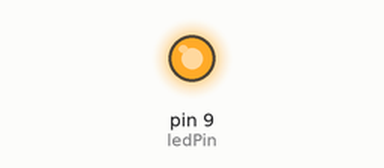
This sketch was run on a simulated Arduino Uno, built with avr-gcc and run on an emulated ATmega328P. On the bench: output pins drawn as LEDs (lit = HIGH).

Above: at 2.1 s.
At 8.1 s:
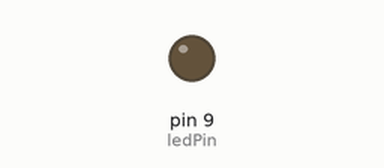
Timing chart, 0 to 15.7 s (numbered marks = the images above):
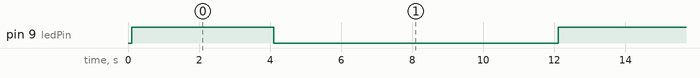

Measured:
- by itself, pin 9 (ledPin): alternates HIGH for 4.0 s and LOW for 8.0 s

The sketch:

SleepTest_1284P.ino
```cpp
// (licence header left out)
#include <SPI.h>
#include "LowPower.h"

#define Tindie_m1284p

const int ledPin = 9;

void setup()
{
    // cc1101_powerdown nur aktivieren falls wirklich ein CC1101 angeschlossen ist!
    cc1101_powerdown();
    pinMode(ledPin, OUTPUT);
}

void loop()
{
    digitalWrite(ledPin, HIGH);
    delay(4000);
    digitalWrite(ledPin, LOW);
    LowPower.powerDown(SLEEP_8S, ADC_OFF, BOD_OFF);
}

// -------------------------------------------------------------------------
// CC1101 power down

#if defined Tindie_m1284p
  #define CC1101_GDO0        10           // PD2
  #define CC1101_CS_PIN       4           // PB4
#else // ATMega328P
  #define CC1101_GDO0         2           // GDO0 input interrupt pin
  #define CC1101_CS_PIN      10           // PB2
#endif

#define CC1101_SRES         0x30        // Reset CC1101 chip
#define CC1101_SIDLE        0x36        // Exit RX / TX, turn off frequency synthesizer and exit Wake-On-Radio mode if applicable
#define CC1101_SPWD         0x39        // Enter power down mode when CSn goes high

#define cc1101_Select()     digitalWrite(CC1101_CS_PIN, LOW)
#define cc1101_Deselect()   digitalWrite(CC1101_CS_PIN, HIGH)
#define wait_Miso()         while(digitalRead(MISO)>0)

void cc1101_powerdown()
{
  SPI.begin();                          // Initialize SPI interface
  pinMode(CC1101_GDO0, INPUT);          // Config GDO0 as input

  //reset();                            // Reset CC1101
  cc1101_Deselect();                    // Deselect CC1101
  delayMicroseconds(5);
  cc1101_Select();                      // Select CC1101
  delayMicroseconds(10);
  cc1101_Deselect();                    // Deselect CC1101
  delayMicroseconds(41);
  cc1101_Select();                      // Select CC1101

  wait_Miso();                          // Wait until MISO goes low
  SPI.transfer(CC1101_SRES);            // Send reset command strobe
  wait_Miso();                          // Wait until MISO goes low

  cc1101_Deselect();                    // Deselect CC1101
  // reset() end

  delay(100);

  //cmdStrobe(byte cmd)
  cc1101_Select();                      // Select CC1101
  wait_Miso();                          // Wait until MISO goes low
  SPI.transfer(CC1101_SIDLE);           // Send strobe command
  cc1101_Deselect();                    // Deselect CC1101

  //cmdStrobe(byte cmd)
  cc1101_Select();                      // Select CC1101
  wait_Miso();                          // Wait until MISO goes low
  SPI.transfer(CC1101_SPWD);            // Send strobe command
  cc1101_Deselect();                    // Deselect CC1101

  SPI.end();
  delay(10);
}
```
